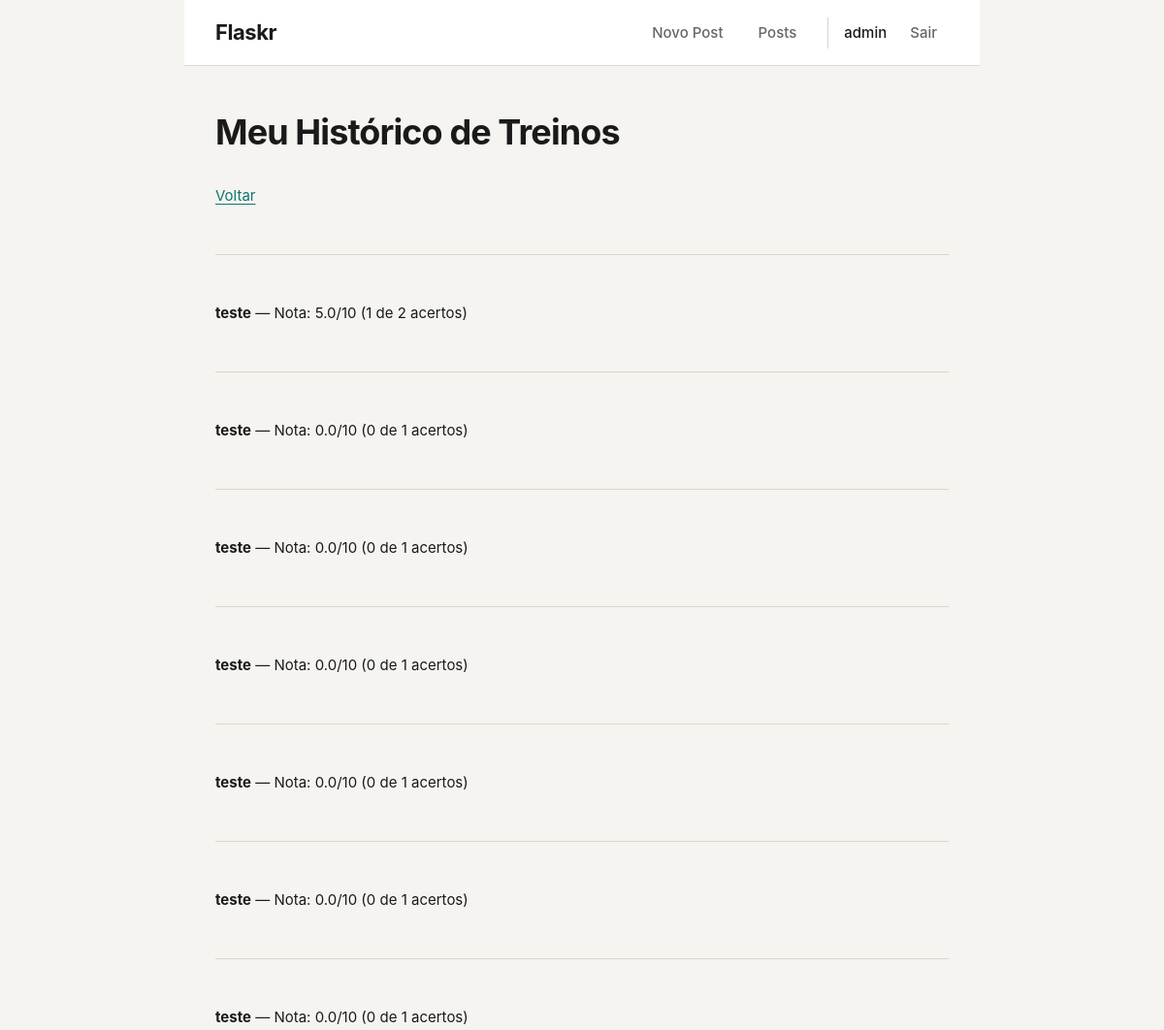
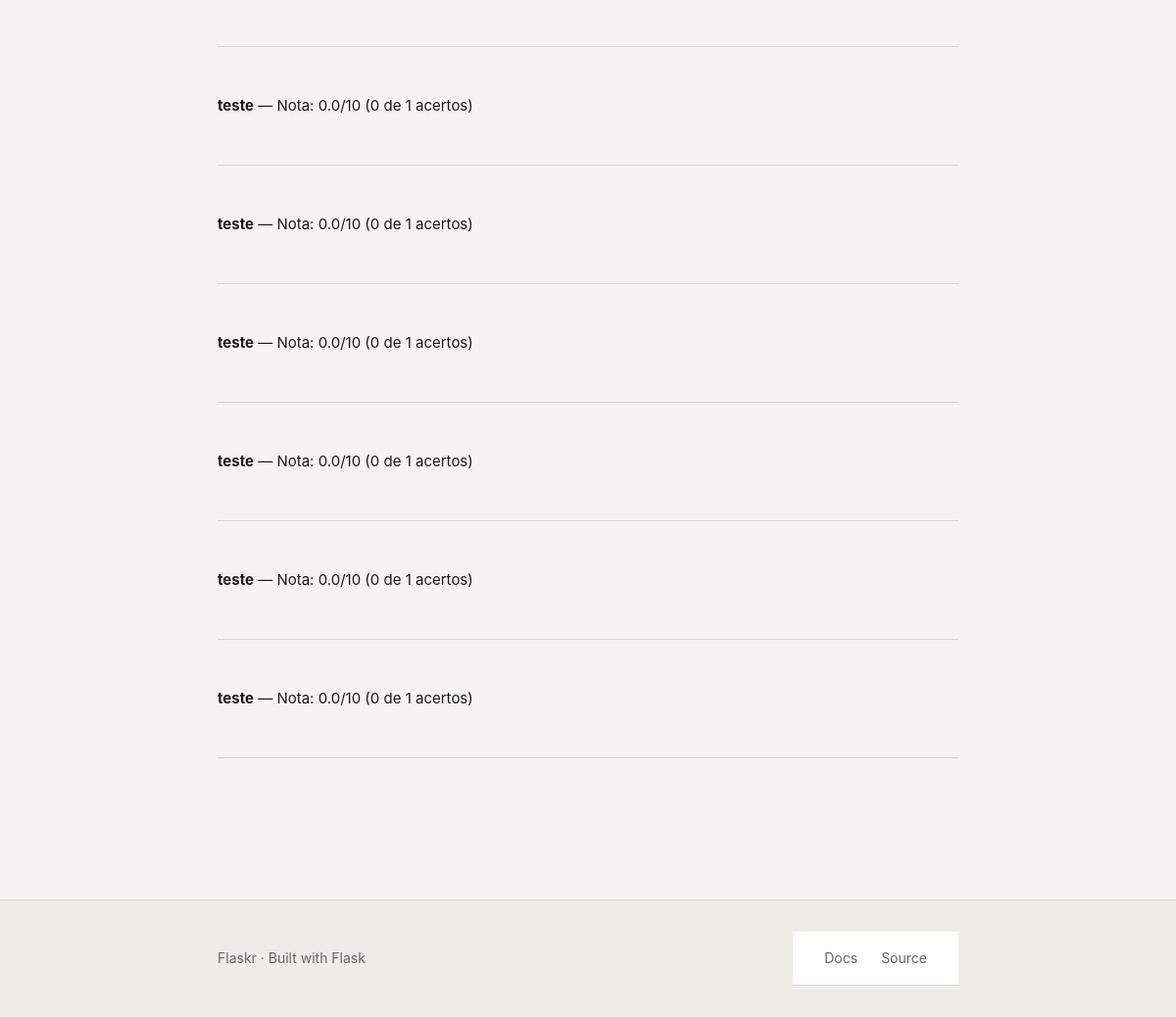
/meus-resultados (signed in), run on the app's committed database (2 pictures, top to bottom).
### tables this page shows
CREATE TABLE user (
    id INTEGER PRIMARY KEY AUTOINCREMENT,
    username TEXT UNIQUE NOT NULL,
    password TEXT NOT NULL,
    is_admin INTEGER NOT NULL DEFAULT 0 -- Nova coluna: 0 = normal, 1 = admin
);

CREATE TABLE resultados (id INTEGER PRIMARY KEY AUTOINCREMENT, prova_id INTEGER NOT NULL, user_id INTEGER NOT NULL, acertos INTEGER NOT NULL, total INTEGER NOT NULL, nota REAL NOT NULL, created TIMESTAMP NOT NULL DEFAULT CURRENT_TIMESTAMP);

CREATE TABLE provas (
    id INTEGER PRIMARY KEY AUTOINCREMENT,
    author_id INTEGER NOT NULL,
    created TIMESTAMP NOT NULL DEFAULT CURRENT_TIMESTAMP,
    titulo TEXT NOT NULL,
    serie TEXT NOT NULL,
    materia TEXT NOT NULL,
    FOREIGN KEY (author_id) REFERENCES user (id)
);

### flaskr/blog.py (the view)
@bp.route('/meus-resultados')
@login_required
def meus_resultados():
    db = get_db()
    resultados = db.execute(
        'SELECT r.acertos, r.total, r.nota, r.created, p.titulo'
        ' FROM resultados r JOIN provas p ON r.prova_id = p.id'
        ' WHERE r.user_id = ? ORDER BY r.created DESC',
        (g.user['id'],)
    ).fetchall()
    return render_template('blog/resultados.html', resultados=resultados)

### flaskr/auth.py (called while the page is built)
@bp.before_app_request
def load_logged_in_user():
    user_id = session.get('user_id')
    if user_id is None:
        g.user = None
    else:
        g.user = get_db().execute('SELECT * FROM user WHERE id = ?', (user_id,)).fetchone()

def login_required(view):
    @functools.wraps(view)
    def wrapped_view(**kwargs):
        if g.user is None:
            flash('Você precisa estar logado para acessar esta página.', 'error')
            return redirect(url_for('auth.login'))
        return view(**kwargs)
    return wrapped_view

### flaskr/db.py (called while the page is built)
def get_db():
    if 'db' not in g:
        g.db = sqlite3.connect(
            current_app.config['DATABASE'],
            detect_types=sqlite3.PARSE_DECLTYPES
        )
        g.db.row_factory = sqlite3.Row
        g.db.execute("PRAGMA foreign_keys = ON")
    return g.db

### flaskr/templates/blog/resultados.html
{% extends 'base.html' %}
{% block content %}
<h1>Meu Histórico de Treinos</h1>
<a href="{{ url_for('blog.index') }}">Voltar</a>
<hr>
{% for r in resultados %}
    <p><strong>{{ r['titulo'] }}</strong> — Nota: {{ r['nota'] }}/10 ({{ r['acertos'] }} de {{ r['total'] }} acertos)</p>
    <hr>
{% else %}
    <p>Você ainda não fez nenhum treino.</p>
{% endfor %}
{% endblock %}

### flaskr/templates/base.html (shortened to what this page needs)
<!doctype html>
<html lang="pt-br">
<head>
    <link rel="stylesheet" href="{{ url_for('static', filename='style.css') }}">
</head>
<body>
    <nav>
        <a href="{{ url_for('blog.index') }}" class="logo">Flaskr</a>
        <div class="nav-links">
            {% if g.user %}
                <a href="{{ url_for('blog.create') }}">Novo Post</a>
                <a href="{{ url_for('blog.index') }}">Posts</a>
                <span class="user-info">
                    {{ g.user['username'] }}
                    <a href="{{ url_for('auth.logout') }}">Sair</a>
                </span>
            {% else %}
                <a href="{{ url_for('auth.register') }}">Register</a>
                <a href="{{ url_for('auth.login') }}">Log In</a>
            {% endif %}
        </div>
    </nav>
    <main>
        {% block content %}{% endblock %}
    </main>
    <footer>
        <div class="footer-inner">
            <span class="footer-brand">Flaskr · Built with Flask</span>
            <nav class="footer-links" aria-label="Links secundários">
                <a href="https://flask.palletsprojects.com/" target="_blank" rel="noopener">Docs</a>
                <a href="https://github.com/pallets/flask" target="_blank" rel="noopener">Source</a>
            </nav>
        </div>
    </footer>
</body>
</html>

### flaskr/static/style.css (style rules this page uses)
*, *::before, *::after { box-sizing: border-box; margin: 0; padding: 0; }
:root { --c-bg: #f5f4f0; --c-bg-subtle: #eeece6; --c-surface: #ffffff; --c-text: #1a1a1a; --c-text-muted: #666666; --c-text-subtle: #999999; --c-border: #d9d6cf; --c-border-strong: #a19e96; --c-accent: #0f766e; --c-accent-hover: #0d5f59; --c-accent-subtle: #d1ede9; --c-error: #b91c1c; --c-error-bg: #fef2f2; --c-success: #15803d; --c-success-bg: #f0fdf4; --s-1: 4px; --s-2: 8px; --s-3: 12px; --s-4: 16px; --s-5: 24px; --s-6: 32px; --s-8: 48px; --s-10: 64px; --s-12: 96px; --r-sm: 4px; --r-md: 6px; --r-lg: 10px; --content: 820px; --narrow: 640px; }
html { font-size: 100%; accent-color: var(--c-accent); }
body { font-family: "Inter", -apple-system, BlinkMacSystemFont, "Segoe UI", system-ui, "Noto Sans", sans-serif; font-size: 15px; line-height: 1.6; color: var(--c-text); background: var(--c-bg); -webkit-font-smoothing: antialiased; text-rendering: optimizeLegibility; display: grid; grid-template-rows: auto auto 1fr auto; min-height: 100vh; min-height: 100dvh; }
nav:first-of-type { display: grid; grid-template-columns: auto 1fr; grid-template-areas: "logo links"; align-items: center; gap: var(--s-5); max-width: var(--content); width: 100%; margin-inline: auto; padding: var(--s-4) var(--s-6); background: var(--c-surface); border-bottom: 1px solid var(--c-border); }
nav:first-of-type .logo { grid-area: logo; font-weight: 700; font-size: 1.375rem; letter-spacing: -0.02em; color: var(--c-text); text-decoration: none; white-space: nowrap; }
.nav-links { grid-area: links; display: grid; grid-auto-flow: column; grid-auto-columns: max-content; justify-content: end; align-items: center; gap: var(--s-1) var(--s-3); }
.nav-links a { color: var(--c-text-muted); text-decoration: none; font-size: 0.9375rem; font-weight: 500; padding: var(--s-1) var(--s-3); border-radius: var(--r-sm); transition: color 0.15s, background-color 0.15s; }
.user-info { display: inline grid; grid-auto-flow: column; grid-auto-columns: max-content; align-items: center; gap: var(--s-3); padding-left: var(--s-4); margin-left: var(--s-2); border-left: 1px solid var(--c-border); color: var(--c-text); font-size: 0.9375rem; font-weight: 500; }
main { max-width: var(--content); width: 100%; margin-inline: auto; padding: var(--s-8) var(--s-6) var(--s-12); container-type: inline-size; container-name: main; }
main h1 { font-size: clamp(1.875rem, 1.5rem + 1vw, 2.5rem); font-weight: 700; letter-spacing: -0.025em; line-height: 1.15; margin-block-end: var(--s-6); text-wrap: balance; }
main a { color: var(--c-accent); text-decoration: underline; text-underline-offset: 3px; text-decoration-thickness: 1px; transition: color 0.15s; }
main hr { border: 0; border-top: 1px solid var(--c-border); margin: var(--s-8) 0; }
main { display: grid; grid-template-columns: minmax(0, 1fr); grid-auto-rows: auto; gap: 0; align-content: start; }
footer { background: var(--c-bg-subtle); border-top: 1px solid var(--c-border); padding: var(--s-6) 0; }
.footer-inner { max-width: var(--content); margin-inline: auto; padding-inline: var(--s-6); display: grid; grid-template-columns: 1fr max-content; align-items: center; gap: var(--s-4); }
.footer-brand { color: var(--c-text-muted); font-size: 0.875rem; }
.footer-links { display: grid; grid-auto-flow: column; grid-auto-columns: max-content; gap: var(--s-4); }
.footer-links a { color: var(--c-text-muted); font-size: 0.875rem; text-decoration: none; transition: color 0.15s; }

### data on the page
user: user.username "admin"
resultados: titulo "teste", nota "5.0", acertos "1", total "2"
resultados: titulo "teste", nota "0.0", acertos "0", total "1"
resultados: titulo "teste", nota "0.0", acertos "0", total "1"
resultados: titulo "teste", nota "0.0", acertos "0", total "1"
resultados: titulo "teste", nota "0.0", acertos "0", total "1"
resultados: titulo "teste", nota "0.0", acertos "0", total "1"
resultados: titulo "teste", nota "0.0", acertos "0", total "1"
resultados: titulo "teste", nota "0.0", acertos "0", total "1"
resultados: titulo "teste", nota "0.0", acertos "0", total "1"
resultados: titulo "teste", nota "0.0", acertos "0", total "1"
resultados: titulo "teste", nota "0.0", acertos "0", total "1"
resultados: titulo "teste", nota "0.0", acertos "0", total "1"
resultados: titulo "teste", nota "0.0", acertos "0", total "1"
